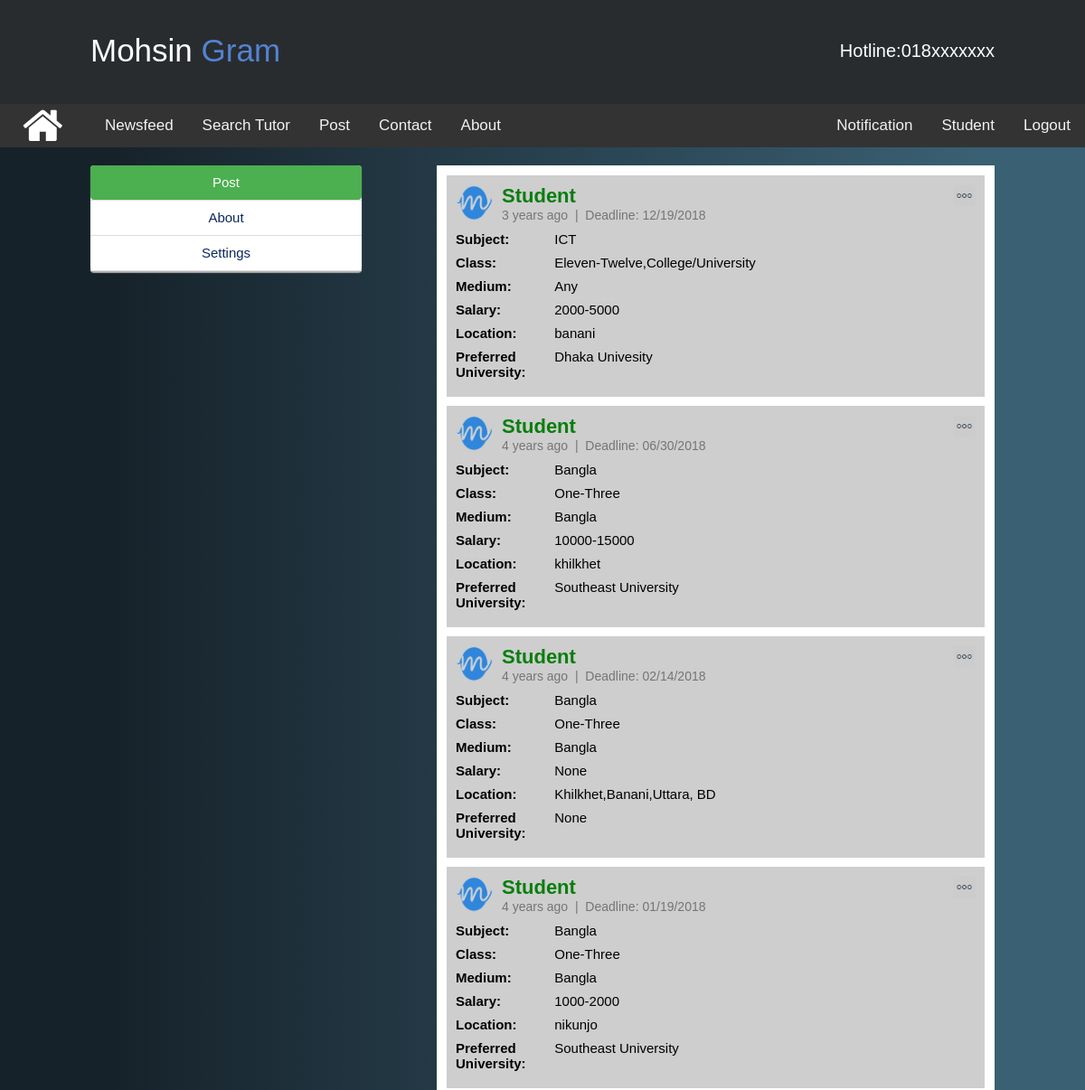
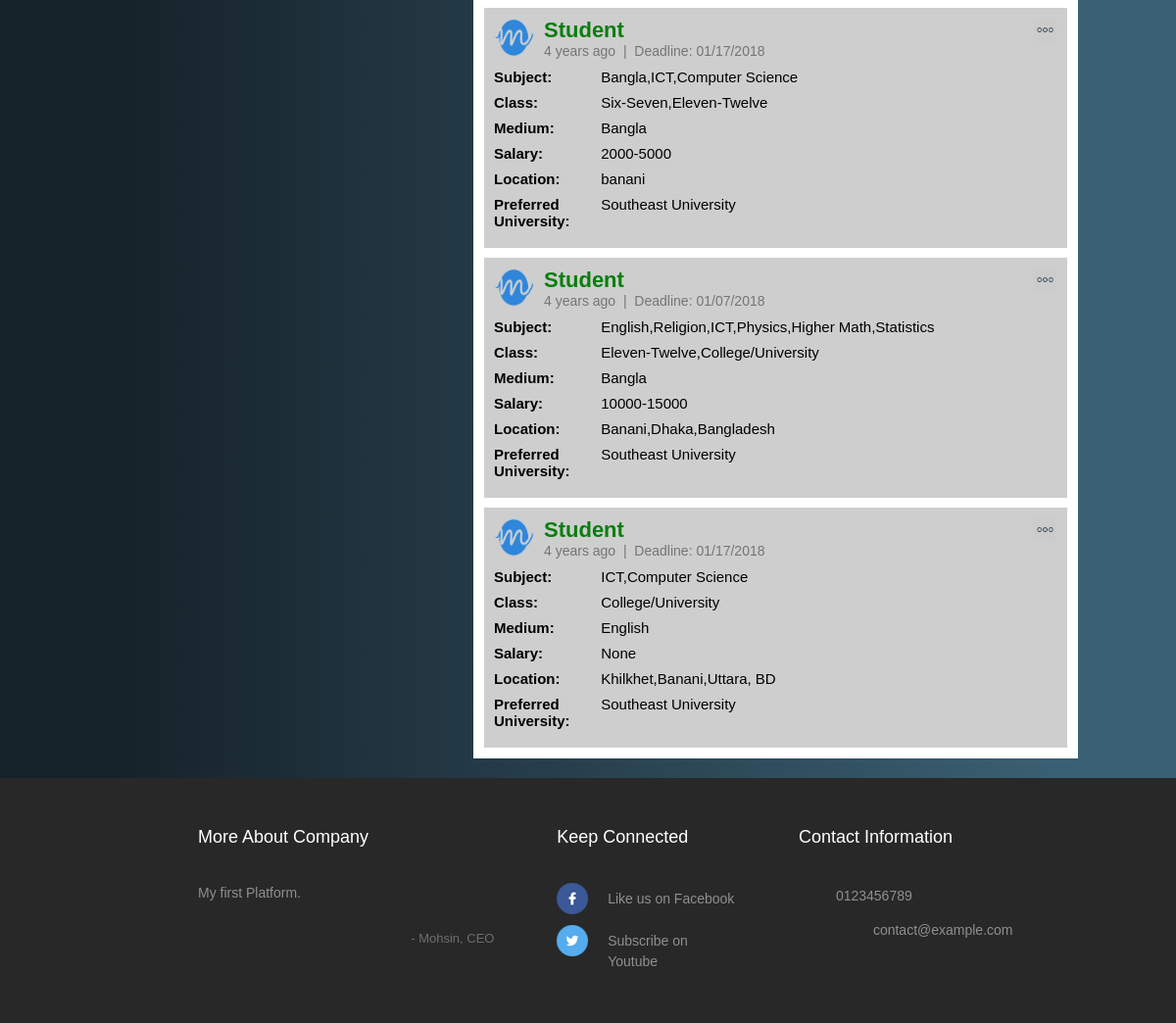
The page /profile.php?uid=1 (signed in) on the database its author committed (2 pictures, top to bottom).
### tables this page shows
CREATE TABLE IF NOT EXISTS `user` (
  `id` int(11) NOT NULL AUTO_INCREMENT,
  `fullname` varchar(150) NOT NULL,
  `gender` varchar(6) NOT NULL,
  `email` varchar(40) NOT NULL,
  `phone` varchar(15) NOT NULL,
  `address` varchar(200) NOT NULL DEFAULT '',
  `pass` varchar(50) NOT NULL,
  `confirmcode` varchar(7) NOT NULL,
  `activation` varchar(3) NOT NULL DEFAULT '',
  `type` varchar(10) NOT NULL,
  `user_pic` text,
  `last_logout` timestamp NOT NULL DEFAULT CURRENT_TIMESTAMP ON UPDATE CURRENT_TIMESTAMP,
  `online` varchar(5) NOT NULL DEFAULT 'no',
  PRIMARY KEY (`id`)
);

CREATE TABLE IF NOT EXISTS `post` (
  `id` int(11) NOT NULL AUTO_INCREMENT,
  `postby_id` int(11) NOT NULL,
  `subject` text NOT NULL,
  `class` text NOT NULL,
  `medium` varchar(20) NOT NULL,
  `salary` varchar(50) NOT NULL,
  `location` text NOT NULL,
  `p_university` text NOT NULL,
  `post_time` timestamp NOT NULL DEFAULT CURRENT_TIMESTAMP ON UPDATE CURRENT_TIMESTAMP,
  `deadline` varchar(15) NOT NULL,
  PRIMARY KEY (`id`)
);

### inc/timeago.php (called while the page is built, shortened)
<?php
class timeago
{
    function time_ago($timestamp){
    $time_ago        = strtotime($timestamp);
    $current_time    = time();
    $time_difference = $current_time - $time_ago;
    $seconds         = $time_difference;
    $minutes = round($seconds / 60);
    $hours   = round($seconds / 3600);
    $days    = round($seconds / 86400);
    $weeks   = round($seconds / 604800);
    $months  = round($seconds / 2629440);
    $years   = round($seconds / 31553280);
    if ($seconds <= 60){
      return "Just Now";
    } else if ($minutes <= 60){
      if ($minutes == 1){
        return "1 min ago";
      } else {
        return "$minutes mins ago";
      }
    } else if ($hours <= 24){
      if ($hours == 1){
        return "1 hr ago";
      } else {
        return "$hours hrs ago";
      }
    } else if ($days <= 7){
      if ($days == 1){
        return "yesterday";
      } else {
        return "$days days ago";
      }
    } else if ($weeks <= 4.3){
      if ($weeks == 1){
        return "1 week ago";
      } else {
        return "$weeks weeks ago";
      }
    } else if ($months <= 12){
      if ($months == 1){
        return "1 month ago";
      } else {
        return "$months months ago";
      }
    } else {
      if ($years == 1){
        return "1 year ago";
      } else {
        return "$years years ago";
      }
    }
  }
}
?>

### profile.php (the view, shortened to what this page needs)
<?php
$con = new mysqli('localhost', 'root', '', 'main_db');
?>
<?php
if (!isset($_SESSION['user_login'])) {
	header("location: index.php");
}
else {
	$user = $_SESSION['user_login'];
	$result = $con->query("SELECT * FROM user WHERE id='$user'");
		$get_user_email = mysqli_fetch_assoc($result);
			$uname_db = $get_user_email['fullname'];
			$utype_db = $get_user_email['type'];
}
include_once("inc/timeago.php");
$time = new timeago();
?>
<!DOCTYPE html>
<html>
<head>
	<link rel="stylesheet" type="text/css" href="css/style.css">
	<link href="css/footer.css" rel="stylesheet" type="text/css" media="all" />
	<link rel="stylesheet" type="text/css" href="css/homemenu.css">
    <link rel="stylesheet" href="https://maxcdn.bootstrapcdn.com/font-awesome/4.3.0/css/font-awesome.min.css">
</head>
<body class="body1">
<div>
	<div>
		<header class="header">
			<div class="header-cont">
				<?php
					include 'inc/banner.inc.php';
				?>
			</div>
		</header>
		<div class="topnav">
			<div class="parent2">
		  <div class="test1 bimage1"><a href=""><img src="image/tech.png" title="IT Solution" style="border-radius: 50%;" width="42" height="42"></a></div>
		  <div class="test2"><a href="#"><img src="image/eventmgt.png" title="Event Management" width="42" height="42" style="border-radius: 50%;"></a></div>
		  <div class="test3"><a href="#"><img src="image/photography.png" title="Photography" width="42" height="42" style="border-radius: 50%;"></a></div>
		  <div class="test4"><a href="#"><img src="image/teaching.png" title="Tution" style="border-radius: 50%;" width="42" height="42"></a></div>
		  <div class="mask2"><i class="fa fa-home fa-3x"></i></div>
		</div>
			<a class="navlink" href="index.php" style="margin: 0px 0px 0px 100px;">Newsfeed</a>
			<a class="navlink" href="search.php">Search Tutor</a>
			<?php
			if($utype_db == "teacher")
				{
				}else {
					echo '<a class="navlink" href="postform.php">Post</a>';
				}
			 ?>
			<a class="navlink" href="#contact">Contact</a>
			<a class="navlink" href="#about">About</a>
			<div style="float: right;" >
				<table>
					<tr>
						<?php
							if($user != ""){
								$resultnoti = $con->query("SELECT * FROM applied_post WHERE post_by='$user' AND student_ck='no'");
								$resultnoti_cnt = $resultnoti->num_rows;
								if($resultnoti_cnt == 0){
									$resultnoti_cnt = "";
								}else{
									$resultnoti_cnt = '('.$resultnoti_cnt.')';
								}
								echo '<td>
							<a class="navlink" href="notification.php">Notification'.$resultnoti_cnt.'</a>
						</td>
								<td>
							<a class="navlink" href="profile.php?uid='.$user.'">'.$uname_db.'</a>
						</td>
						<td>
							<a class="navlink" href="logout.php">Logout</a>
						</td>';
							}
						?>
					</tr>
				</table>
			</div>
		</div>
	</div>
	<div style="margin: 20px; overflow: hidden;">
		<div style="width: 1000px; margin: 0 auto;">
			<ul>
				<li style="float: left;">
					<div class="settingsleftcontent">
						<ul>
							<li><?php echo '<a href="profile.php?uid='.$user.'" style=" background-color: #4CAF50;; border-radius: 4px; color: #fff;" >Post</a>'; ?></li>
							<li><?php echo '<a href="aboutme.php?uid='.$user.'" >About</a>'; ?></li>
							<li><?php echo '<a href="settings.php">Settings</a>'; ?></li>
						</ul>
					</div>
				</li>
				<li style="float: right;">
					<div class="holecontainer">
						<?php
					$query = $con->query("SELECT * FROM post WHERE postby_id='$user' ORDER BY id DESC");
					while ($row = $query->fetch_assoc()) {
						$post_id = $row['id'];
						$postby_id = $row['postby_id'];
						$sub = $row['subject'];
						$class = $row['class'];
						$salary = $row['salary'];
						$location = $row['location'];
						$p_university = $row['p_university'];
						$post_time = $row['post_time'];
						$deadline = $row['deadline'];
						$medium = $row['medium'];
						$query1 = $con->query("SELECT * FROM user WHERE id='$postby_id'");
						$user_fname = $query1->fetch_assoc();
						$uname_db = $user_fname['fullname'];
						$pro_pic_db = $user_fname['user_pic'];
						echo '
							<div class="nfbody">
							<div class="p_head">
							<div>
								<a href="editpost.php?pid='.$post_id.'" style="float: right; color: #aaa; font-weight: bold;"><img src="image/edit.png" height="25" width="25" ></a>
							</div>
							<div>
								<img src="image/profilepic/'.$pro_pic_db.'" width="41px" height="41px">
							</div>
							<div class="p_nmdate">
								<h4>'.$uname_db.'</h4>
								<h5 style="color: #757575;">'.$time->time_ago($post_time).' &nbsp;|&nbsp; Deadline: '.$deadline.'</h5>
							</div>
						</div>
						<div class="p_body">
							<div class="itemrow">
					  			<div class="itemrowdiv1">
					  				<p><label>Subject: </label></p>
					  			</div>
					  			<div class="itemrowdiv2">
					  				<span>'.$sub.'</span>
					  			</div>
					  		</div>
							<div class="itemrow">
					  			<div class="itemrowdiv1">
					  				<label>Class: </label>
					  			</div>
					  			<div class="itemrowdiv2">
					  				<span>'.$class.'</span>
					  			</div>
					  		</div>
							<div class="itemrow">
					  			<div class="itemrowdiv1">
					  				<label>Medium: </label>
					  			</div>
					  			<div class="itemrowdiv2">
					  				<span>'.$medium.'</span>
					  			</div>
					  		</div>
							<div class="itemrow">
					  			<div class="itemrowdiv1">
					  				<label>Salary: </label>
					  			</div>
					  			<div class="itemrowdiv2">
					  				<span>'.$salary.'</span>
					  			</div>
					  		</div>
							<div class="itemrow">
					  			<div class="itemrowdiv1">
					  				<label>Location: </label>
					  			</div>
					  			<div class="itemrowdiv2">
					  				<span>'.$location.'</span>
					  			</div>
					  		</div>
							<div class="itemrow">
					  			<div class="itemrowdiv1">
					  				<label>Preferred University: </label>
					  			</div>
					  			<div class="itemrowdiv2">
					  				<span>'.$p_university.'</span>
					  			</div>
					  		</div>
						</div>
					</div>';
					}
				?>
					</div>
				</li>
			</ul>
		</div>
	</div>
	<div>
	<?php
		include 'inc/footer.inc.php';
	?>
	</div>
</div>
</body>
</html>

### css/style.css (style rules this page uses)
body { width: 100%; margin: 0 auto; background-color: #ddd; font-size: 14px; }
header { background-color: #00695C; height: 101px; }
.body1 { margin: 0 auto; font-family: Verdana, Geneva, sans-serif; }
.header { background-color:#292c2f; box-shadow:0 1px 1px #ccc; padding: 4px 100px; color: #ffffff; box-sizing: border-box; top:100px; -webkit-transition:top 0.3s; transition:top 0.3s; text-align: center; margin: 0 auto; height: 115px; top: 0; left: 0; z-index: 1; }
.topnav { overflow: hidden; background-color: #333; }
.topnav .navlink { float: left; display: block; color: #f2f2f2; text-align: center; padding: 14px 16px; text-decoration: none; font-size: 17px; }
.holecontainer { width: 615px; background-color: #fff; padding: 1px; }
.nfbody { background-color: #cecece; margin: 10px; padding: 10px; }
.p_head img { float: left; }
.p_nmdate { overflow: hidden; padding: 0 10px; font-weight: bold; font-size: 22px; }
.p_nmdate h4 { color: #087E0D; font-family: "Trebuchet MS", Helvetica, sans-serif; }
.p_nmdate h5 { font-size: 14px; font-weight: normal; }
.p_body { margin: 10px 0 0 0; font-size: 15px; }
.p_body p { font-weight: bold; }
.p_body span { font-weight: 200; }
.settingsleftcontent { width: 300px; color: #7C7979; line-height: 1.2; padding: 0; text-align: justify; background-color: #FFFFFF; -webkit-box-shadow: 0 2px 1px 0 #B5B2B2; box-shadow: 0 2px 1px 0 #B5B2B2; border-radius: 4px; }
.settingsleftcontent ul { list-style: none; }
.settingsleftcontent ul li { list-style: none; border-bottom: 1px solid #ddd; text-align: center; }
.settingsleftcontent ul li a { clear: both; cursor: pointer; display: block; font-size: 15px; font-weight: normal; float: none; line-height: 18px; margin: 0; padding: 10px 20px; text-shadow: none; white-space: nowrap; color: #0C2860; text-decoration: none; text-align: center; }
.itemrow { margin: 0 auto; width: 100%; padding-bottom: 9px; overflow: hidden; }
.itemrowdiv1 { width: 19%; float: left;font-weight: bold; }
.itemrowdiv2 { width: 80%; float: left; }

### css/footer.css (style rules this page uses)
html,body,div,span,applet,object,iframe,h1,h2,h3,h4,h5,h6,p,blockquote,pre,a,abbr,acronym,address,big,cite,code,del,dfn,em,img,ins,kbd,q,s,samp,small,strike,strong,sub,sup,tt,var,b,u,i,dl,dt,dd,ol,nav ul,nav li,fieldset,form,label,legend,table,caption,tbody,tfoot,thead,tr,th,td,article,aside,canvas,details,embed,figure,figcaption,footer,header,hgroup,menu,nav,output,ruby,section,summary,time,mark,audio,video { margin:0;padding:0;border:0;font-size:100%;font:inherit;vertical-align:baseline; }
article, aside, details, figcaption, figure,footer, header, hgroup, menu, nav, section { display: block; }
ol,ul { list-style:none;margin:0px;padding:0px; }
table { border-collapse:collapse;border-spacing:0; }
a { text-decoration:none; }

### css/homemenu.css (style rules this page uses)
body { background: -webkit-linear-gradient(90deg, #16222A 10%, #3A6073 90%); background: -moz-linear-gradient(90deg, #16222A 10%, #3A6073 90%); background: -ms-linear-gradient(90deg, #16222A 10%, #3A6073 90%); background: -o-linear-gradient(90deg, #16222A 10%, #3A6073 90%); background: linear-gradient(90deg, #16222A 10%, #3A6073 90%); }
.parent2 { position:absolute; display:block; width:50px; height:50px; background-color:transparent; border-radius:50%; z-index:20; }
.test1 { width:42px; height:42px; background-color:#333; border-radius:50%; position:absolute; color:white; text-align:center; line-height:50px; z-index:19;; left: 27px; top: 2px; transition: all 500ms cubic-bezier(0.680, -0.550, 0.265, 1.550); position:absolute; }
.test2 { width:42px; height:42px; left: 27px; top: 2px; background-color:#333; border-radius:50%; position:absolute; color:white; text-align:center; line-height:50px; z-index:19; transition: all 500ms cubic-bezier(0.680, -0.550, 0.265, 1.550) .2s; }
.test3 { width:42px; height:42px; background-color:#333; border-radius:50%; position:absolute; color:white; text-align:center; line-height:50px; left: 27px; top: 2px; transition: all 500ms cubic-bezier(0.680, -0.550, 0.265, 1.550) .4s; }
.test4 { width:42px; height:42px; background-color:#333; border-radius:50%; position:absolute; color:white; text-align:center; line-height:50px; left: 27px; top: 2px; transition: all 500ms cubic-bezier(0.680, -0.550, 0.265, 1.550) .6s; }
.mask2 { background:#333; border-radius:50%; position:absolute; z-index:21; color:white; text-align:center; cursor:pointer; left: 25px; }
.bimage1 { background-image: url("../image/insta-logo.png"); }

### rows shown on the page
user: fullname "Student"
post: user.user_pic (picture), user.fullname "Student", post_time "3 years ago", deadline "12/19/2018", subject "ICT", class "Eleven-Twelve,College/University", medium "Any", salary "2000-5000", location "banani", p_university "Dhaka Univesity"
post: user.user_pic (picture), user.fullname "Student", post_time "4 years ago", deadline "06/30/2018", subject "Bangla", class "One-Three", medium "Bangla", salary "10000-15000", location "khilkhet", p_university "Southeast University"
post: user.user_pic (picture), user.fullname "Student", post_time "4 years ago", deadline "02/14/2018", subject "Bangla", class "One-Three", medium "Bangla", salary "None", location "Khilkhet,Banani,Uttara, BD", p_university "None"
post: user.user_pic (picture), user.fullname "Student", post_time "4 years ago", deadline "01/19/2018", subject "Bangla", class "One-Three", medium "Bangla", salary "1000-2000", location "nikunjo", p_university "Southeast University"
post: user.user_pic (picture), user.fullname "Student", post_time "4 years ago", deadline "01/17/2018", subject "Bangla,ICT,Computer Science", class "Six-Seven,Eleven-Twelve", medium "Bangla", salary "2000-5000", location "banani", p_university "Southeast University"
post: user.user_pic (picture), user.fullname "Student", post_time "4 years ago", deadline "01/07/2018", subject "English,Religion,ICT,Physics,Higher Math,Statistics", class "Eleven-Twelve,College/University", medium "Bangla", salary "10000-15000", location "Banani,Dhaka,Bangladesh", p_university "Southeast University"
post: user.user_pic (picture), user.fullname "Student", post_time "4 years ago", deadline "01/17/2018", subject "ICT,Computer Science", class "College/University", medium "English", salary "None", location "Khilkhet,Banani,Uttara, BD", p_university "Southeast University"
